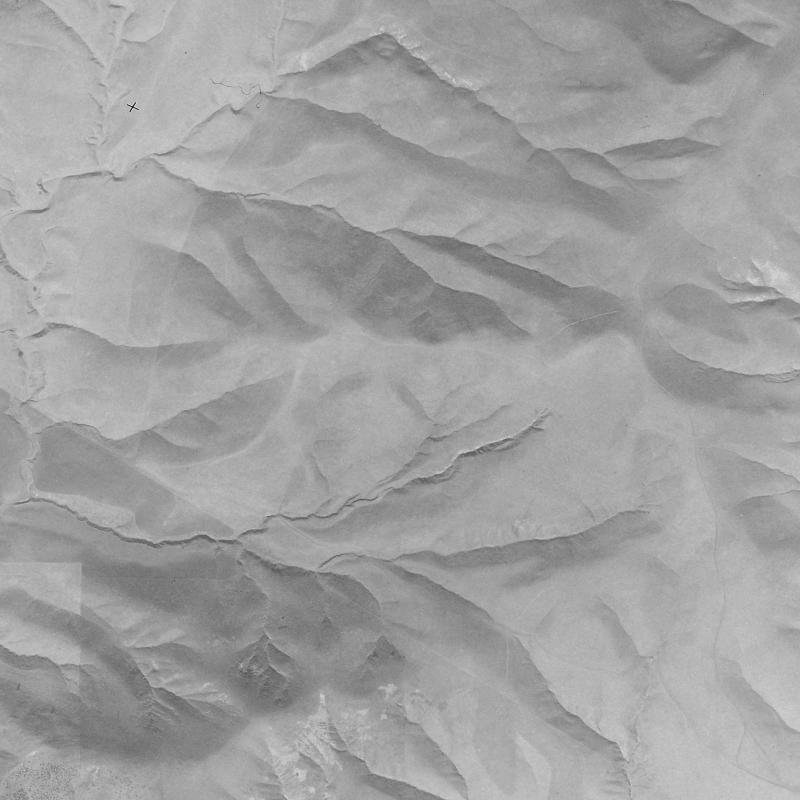
#> input picture evidence/lhdrs/vat_hunt/1929/1929_r0c2.jpg, 4000 x 4000 px (shown at 1/5 size)
$ python -i build_p2.py   (imports and definitions only)
#> lines starting #> are read from the running program, lines starting #| are printed output that depends on the picture
#> further down, picture is the input picture: PIL image 4000x4000 RGB; min 0, max 255, mean 160.9
#!/usr/bin/env python3
"""Phase 2 BASE video builder (vertical 1080x1920, 24 fps). Segments rendered as PIL frames piped to ffmpeg."""
import os, sys, json, math, subprocess, glob
from PIL import Image, ImageDraw, ImageFont, ImageFilter, ImageOps
Image.MAX_IMAGE_PIXELS=None
HERE=os.path.dirname(os.path.abspath(__file__)); SP=os.path.dirname(HERE)
# [1 line not run here, left out]
W,H,FPS=1080,1920,24
FD="/System/Library/Fonts/Supplemental/"
def F(s,b=False): return ImageFont.truetype(FD+("Arial Bold" if b else "Arial")+".ttf",s)
BG=(12,16,24); AMB=(236,160,70); INK=(236,238,242); MUT=(160,166,178); RED=(230,70,50); CYAN=(0,200,230)

def fit_cover(im,w,h):
#> called with w = 1080, h = 1920
    r=max(w/im.width,h/im.height); im=im.resize((int(im.width*r)+1,int(im.height*r)+1),Image.LANCZOS)
#> after `r = max(w / im.width, h / im.height)`: r = 0.48
    x=(im.width-w)//2; y=(im.height-h)//2; return im.crop((x,y,x+w,y+h))
#> after `x = (im.width - w) // 2`: x = 420
#> after `y = (im.height - h) // 2`: y = 0
#> after `return im.crop((x, y, x + w, y + h))`:
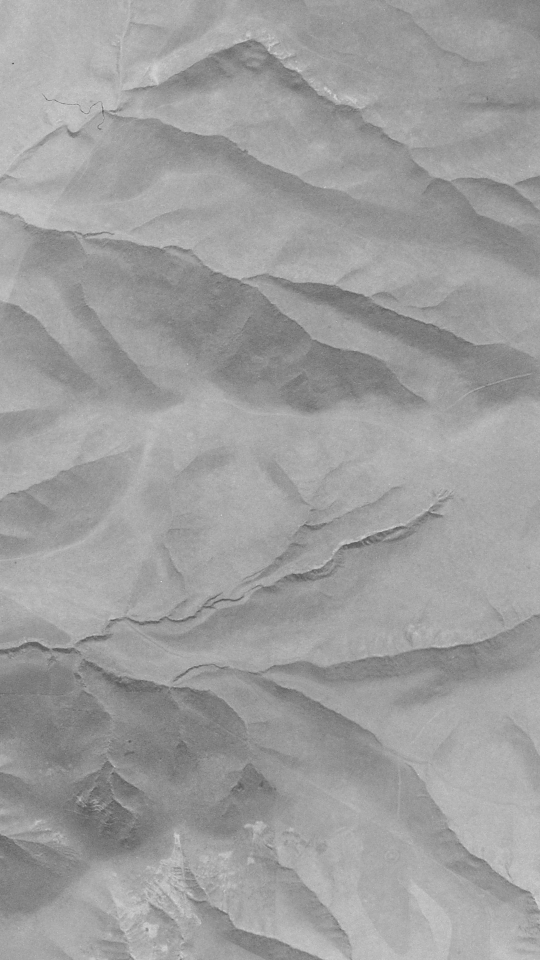
#> returned value: PIL image 1080x1920 RGB (shown at 1/2 size); min 48, max 238, mean 157.4
def fit_contain(im,w,h):
    r=min(w/im.width,h/im.height); return im.resize((int(im.width*r),int(im.height*r)),Image.LANCZOS)
def blur_bg(im):
    b=fit_cover(im,W,H).filter(ImageFilter.GaussianBlur(28)); return Image.blend(b,Image.new("RGB",(W,H),BG),0.55)
#> after `return Image.blend(b, Image.new('RGB', (W, H), BG), 0.55)`:
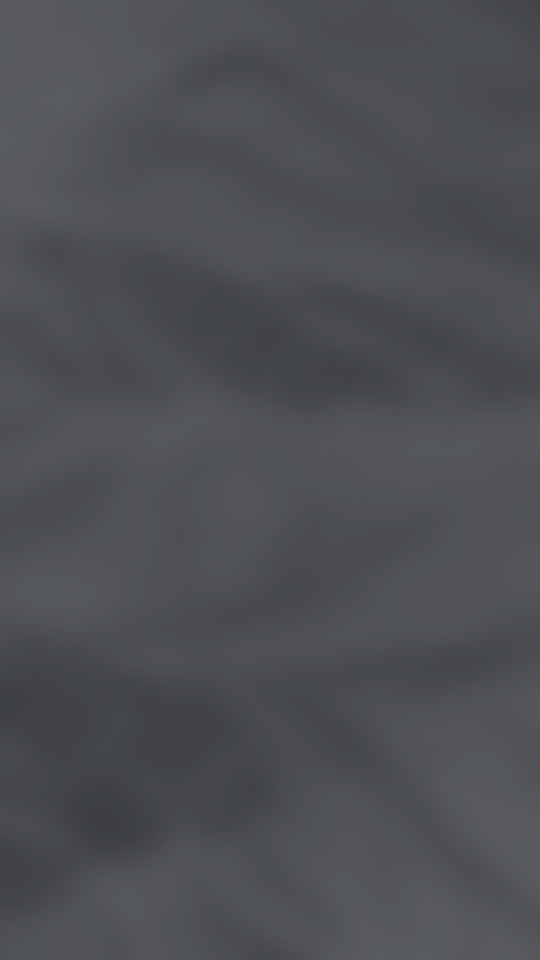
#> returned value: PIL image 1080x1920 RGB (shown at 1/2 size); mean R, G, B 76.9, 79.1, 83.5
# [7 lines left out: function kb_frame, not called in this run]
def ease(t): return t*t*(3-2*t)
# [21 lines left out: functions kb_map, ring, wrap, not called in this run]
CAPX=int(os.environ.get("CAPX","60"))
# [13 lines left out: function caption, not called in this run]
def band(fr,y0,y1,alpha=170):
    ov=Image.new("RGBA",(W,H),(0,0,0,0)); ImageDraw.Draw(ov).rectangle([0,y0,W,y1],fill=(8,10,16,alpha)); fr.paste(ov,(0,0),ov)
def tag(fr,text,y=70):
    d=ImageDraw.Draw(fr); f=F(26,True); tw=d.textlength(text,font=f)
    d.rectangle([60,y,60+tw+36,y+50],fill=AMB); d.text((78,y+9),text,font=f,fill=(20,16,10))
# [135 lines left out: functions fade_a, render, seg_florida, seg_tire, seg_pond, seg_trail, not called in this run]

# ---------- SEGMENT: closing ----------
def seg_close(dur=16.0):
    im=Image.open(HERE+"/closing_card_v2.png").convert("RGB") if os.path.exists(HERE+"/closing_card_v2.png") else Image.open(DOC+"/closing_card.png").convert("RGB"); n=int(dur*FPS)
    return render("close",n,lambda i,N: fit_cover(im,W,H))

# [8 lines not run here, left out]

# ================= FULL-CUT EXTRA SEGMENTS =================
# [71 lines left out: functions seg_intro, seg_threat, seg_p3, not called in this run]

# [4 lines not run here, left out]

# ================= COVER + MAP OPEN =================
# [77 lines left out: functions _font, make_cover, seg_open, not called in this run]

# [1 line not run here, left out]

# ================= TOP PANELS for split layout (1080 x 1312) =================
# [34 lines left out: function make_top_panels, not called in this run]
# [1 line not run here, left out]


# ================= POND v2: scheduled to Andy's drone piece =================
# [70 lines left out: functions seg_pond2, make_closing_card, not called in this run]
# [2 lines not run here, left out]

>>> from PIL import Image
>>> picture = Image.open('../../vat_hunt/1929/1929_r0c2.jpg')
>>> result = blur_bg(picture)

$ run again, on evidence/lhdrs/vat_hunt/1929/1929_r1c2.jpg
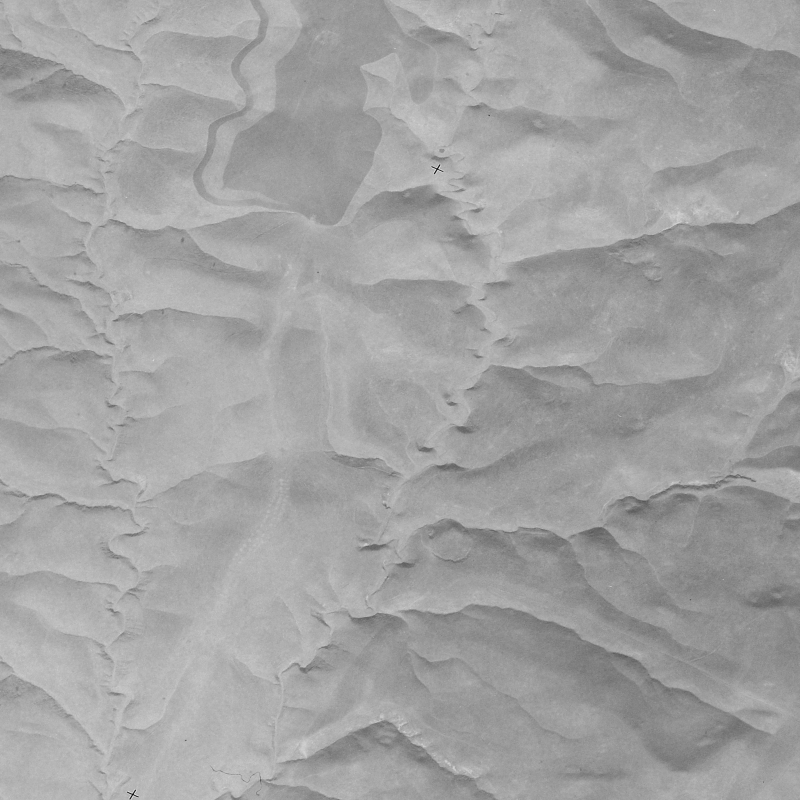
#> input picture evidence/lhdrs/vat_hunt/1929/1929_r1c2.jpg, 4000 x 4000 px (shown at 1/5 size)
#> picture is the input picture: PIL image 4000x4000 RGB; min 0, max 255, mean 161.9
#> in fit_cover, `return im.crop((x, y, x + w, y + h))`:
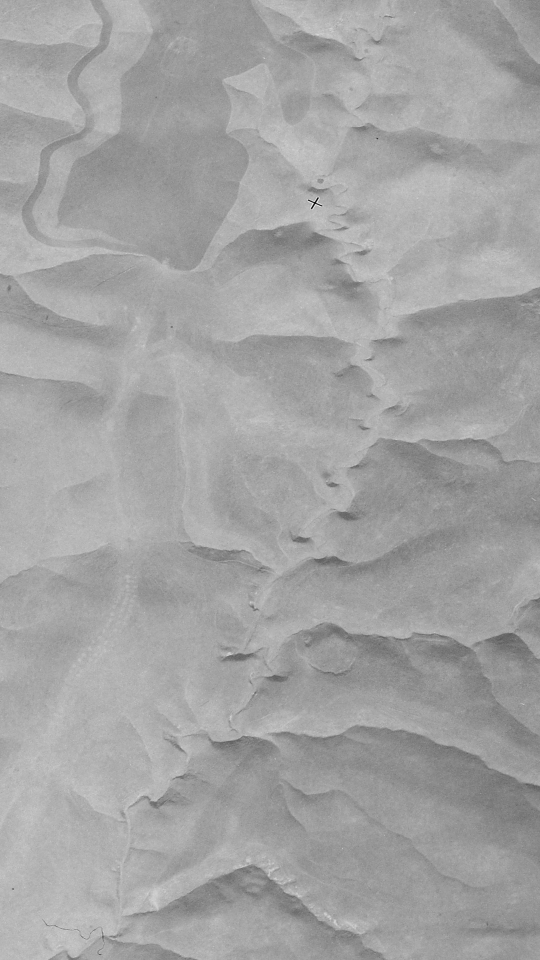
#> returned value: PIL image 1080x1920 RGB (shown at 1/2 size); min 0, max 255, mean 162.6
#> in blur_bg, `return Image.blend(b, Image.new('RGB', (W, H), BG), 0.55)`:
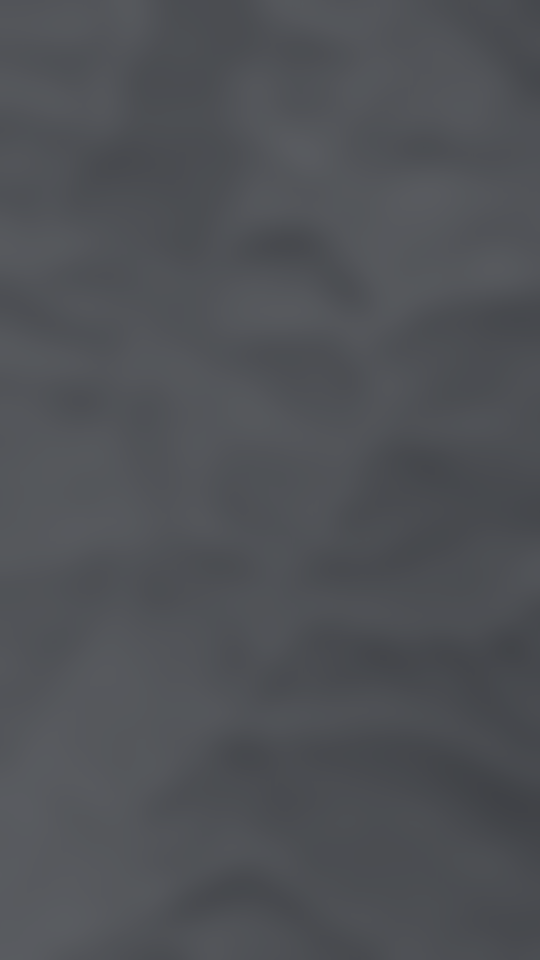
#> returned value: PIL image 1080x1920 RGB (shown at 1/2 size); mean R, G, B 79.3, 81.5, 85.9

$ run again, on evidence/lhdrs/vat_hunt/1929/1929_r1c3.jpg
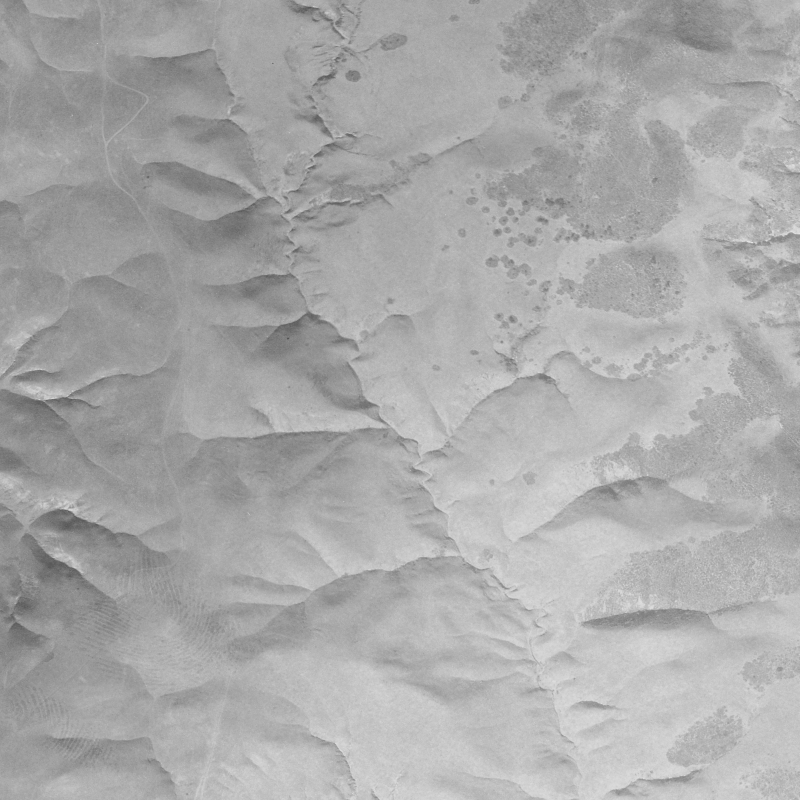
#> input picture evidence/lhdrs/vat_hunt/1929/1929_r1c3.jpg, 4000 x 4000 px (shown at 1/5 size)
#> picture is the input picture: PIL image 4000x4000 RGB; min 62, max 243, mean 169.8
#> in blur_bg, `b = fit_cover(im, W, H).filter(ImageFilter.GaussianBlur(28))`:
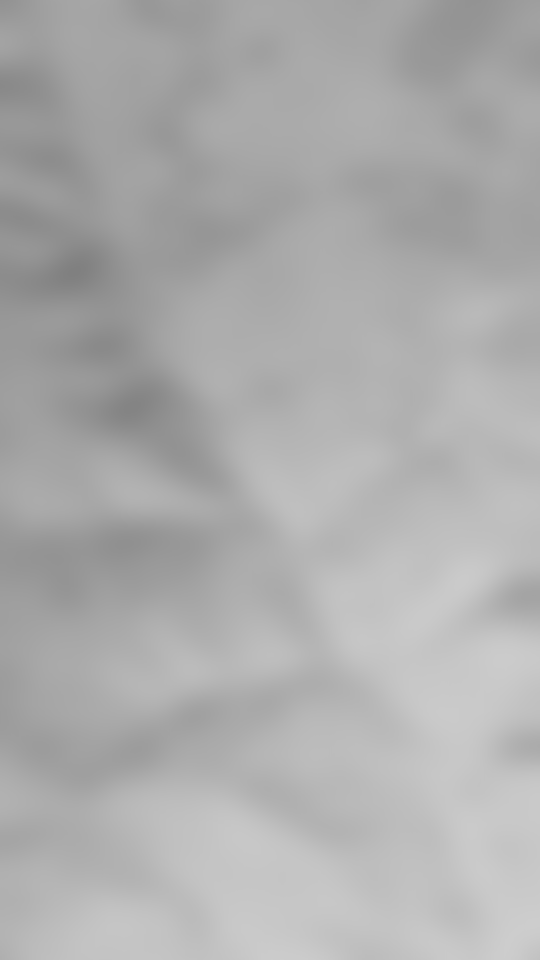
#> b: PIL image 1080x1920 RGB (shown at 1/2 size); min 128, max 205, mean 172.8
#> in blur_bg, `return Image.blend(b, Image.new('RGB', (W, H), BG), 0.55)`:
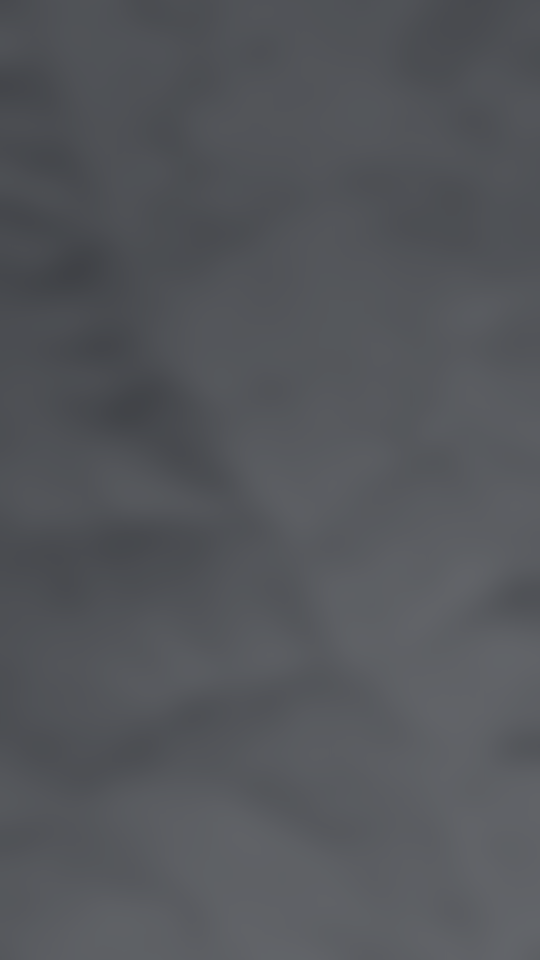
#> returned value: PIL image 1080x1920 RGB (shown at 1/2 size); mean R, G, B 83.9, 86.1, 90.5

$ run again, on evidence/lhdrs/vat_hunt/1929/1929_r2c0.jpg
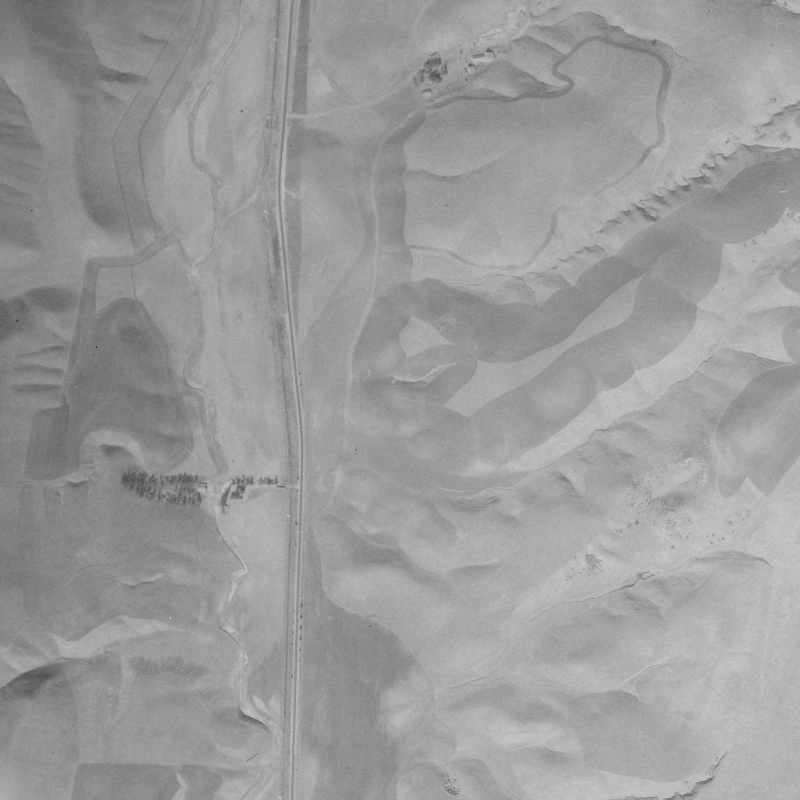
#> input picture evidence/lhdrs/vat_hunt/1929/1929_r2c0.jpg, 4000 x 4000 px (shown at 1/5 size)
#> picture is the input picture: PIL image 4000x4000 RGB; min 2, max 255, mean 155.3
#> in fit_cover, `return im.crop((x, y, x + w, y + h))`:
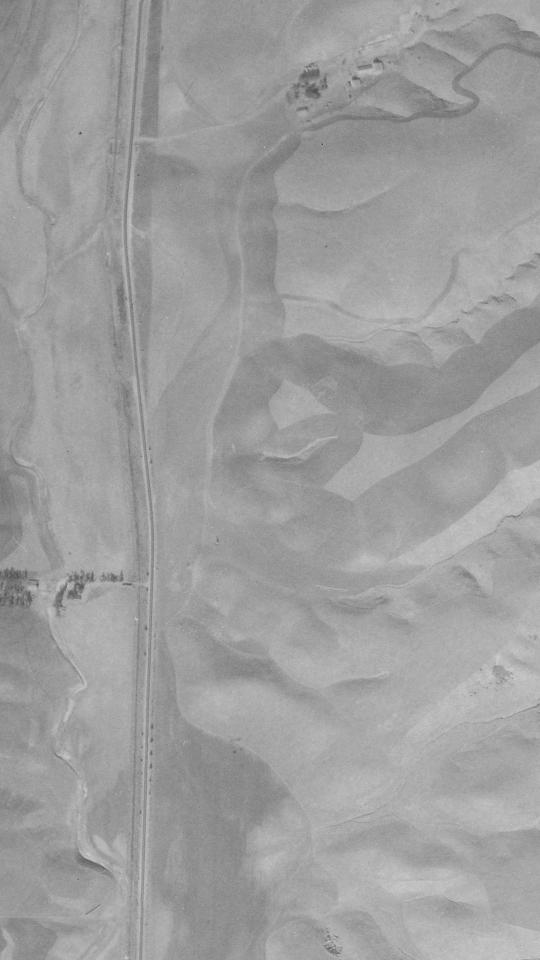
#> returned value: PIL image 1080x1920 RGB (shown at 1/2 size); min 32, max 219, mean 158
